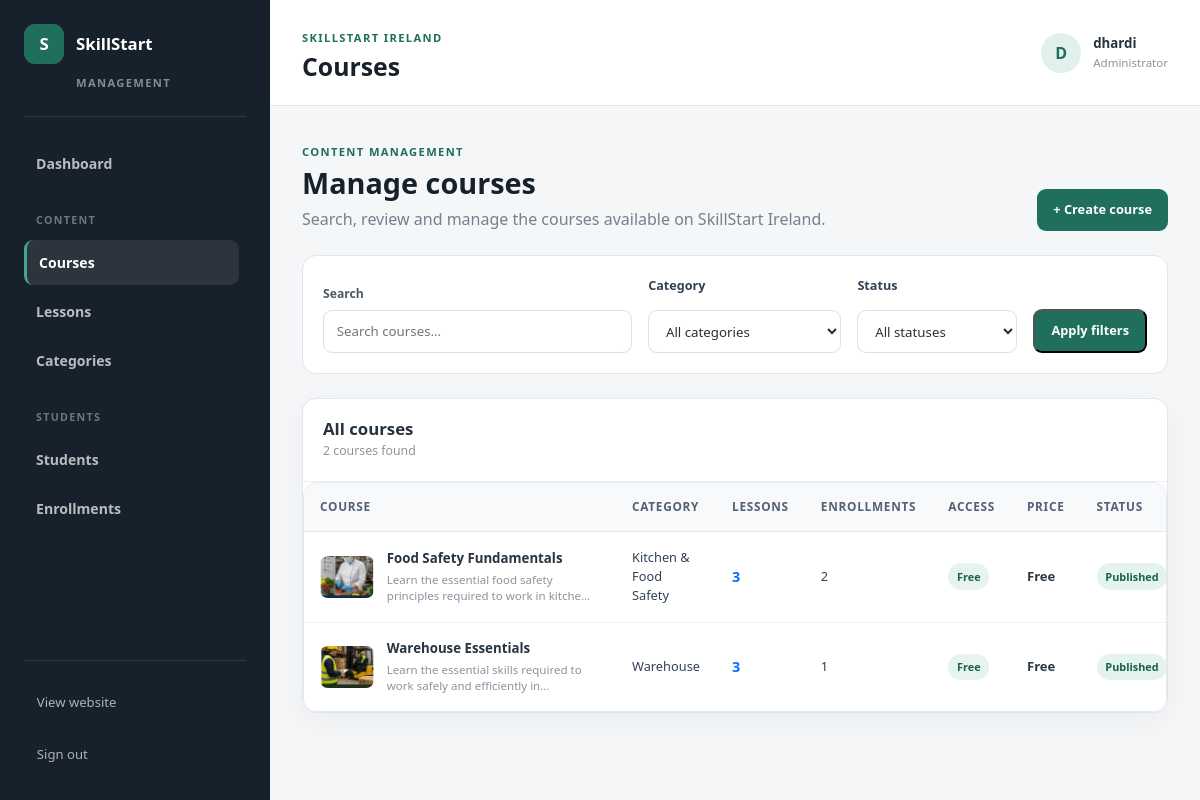
Page /management/courses/ (signed in) on the committed database.
### courses/models.py (models this page shows, shortened)
class Course(models.Model):
    category = models.ForeignKey(
        Category,
        on_delete=models.CASCADE,
        related_name="courses",
    )
    title = models.CharField(
        max_length=150,
    )
    description = models.TextField()
    slug = models.SlugField(
        max_length=170,
        unique=True,
    )
    image = models.ImageField(
        upload_to="courses/",
        blank=True,
        null=True,
    )
    is_free = models.BooleanField(
        default=True,
    )
    price = models.DecimalField(
        max_digits=8,
        decimal_places=2,
        default=0,
    )
    currency = models.CharField(
        max_length=3,
        default="EUR",
    )
    is_published = models.BooleanField(
        default=False,
    )
    created_at = models.DateTimeField(
        auto_now_add=True,
    )

class Category(models.Model):
    name = models.CharField(max_length=100)
    description = models.TextField(blank=True)
    slug = models.SlugField(max_length=120, unique=True)
    class Meta:
        verbose_name_plural = "Categories"

### admin_dashboard/views.py (the view)
@staff_member_required
def course_list(request):
    search_query = request.GET.get(
        "search",
        "",
    ).strip()
    selected_category = request.GET.get(
        "category",
        "",
    ).strip()
    selected_status = request.GET.get(
        "status",
        "",
    ).strip()
    courses = (
        Course.objects
        .select_related("category")
        .annotate(
            lesson_count=Count(
                "lessons",
                distinct=True,
            ),
            enrollment_count=Count(
                "enrollments",
                distinct=True,
            ),
        )
        .order_by("-created_at")
    )
    if search_query:
        courses = courses.filter(
            Q(title__icontains=search_query)
            | Q(description__icontains=search_query)
            | Q(category__name__icontains=search_query)
        )
    if selected_category:
        courses = courses.filter(
            category__slug=selected_category,
        )
    if selected_status == "published":
        courses = courses.filter(
            is_published=True,
        )
    elif selected_status == "draft":
        courses = courses.filter(
            is_published=False,
        )
    categories = Category.objects.order_by(
        "name",
    )
    context = {
        "courses": courses,
        "categories": categories,
        "search_query": search_query,
        "selected_category": selected_category,
        "selected_status": selected_status,
        "filtered_course_count": courses.count(),
    }
    return render(
        request,
        "admin_dashboard/course_list.html",
        context,
    )

### admin_dashboard/templates/admin_dashboard/course_list.html (shortened to what this page needs)
{% extends "admin_dashboard/base_admin.html" %}
{% block page_title %}
    Courses
{% endblock %}
{% block management_content %}
<section class="management-page-heading">
    <div>
        <span class="management-section-label">
            Content management
        </span>
        <h2>
            Manage courses
        </h2>
        <p>
            Search, review and manage the courses available
            on SkillStart Ireland.
        </p>
    </div>
    <a
        href="/admin/courses/course/add/"
        class="management-primary-button"
    >
        + Create course
    </a>
</section>
<section class="management-filter-panel">
    <form
        method="get"
        class="management-filter-form"
    >
        <div class="management-filter-search">
            <label for="course-search">
                Search
            </label>
            <input
                type="search"
                id="course-search"
                name="search"
                value="{{ search_query }}"
                placeholder="Search courses..."
            >
        </div>
        <div class="management-filter-group">
            <label for="course-category">
                Category
            </label>
            <select
                id="course-category"
                name="category"
            >
                <option value="">
                    All categories
                </option>
            </select>
        </div>
        <div class="management-filter-group">
            <label for="course-status">
                Status
            </label>
            <select
                id="course-status"
                name="status"
            >
                <option value="">
                    All statuses
                </option>
            </select>
        </div>
        <div class="management-filter-actions">
            <button
                type="submit"
                class="management-primary-button"
            >
                Apply filters
            </button>
        </div>
    </form>
</section>
<section class="management-list-section">
    <div class="management-list-heading">
        <div>
            <h3>
                All courses
            </h3>
            <p>
                {{ filtered_course_count }}
                course{{ filtered_course_count|pluralize }}
                found
            </p>
        </div>
    </div>
    {% if courses %}
        <div class="management-table-wrapper">
            <table class="management-table">
                <thead>
                    <tr>
                        <th>
                            Course
                        </th>
                        <th>
                            Category
                        </th>
                        <th>
                            Lessons
                        </th>
                        <th>
                            Enrollments
                        </th>
<th>
    Access
</th>
<th>
    Price
</th>
                        <th>
                            Status
                        </th>
                    </tr>
                </thead>
                <tbody>
                    {% for course in courses %}
                        <tr>
                            <td>
                                <div class="management-course-cell">
                                    <div class="management-course-image">
                                        {% if course.image %}
                                            <img
                                                src="{{ course.image.url }}"
                                                alt="{{ course.title }}"
                                            >
                                        {% else %}
                                            <span>
                                                {{ course.title|first|upper }}
                                            </span>
                                        {% endif %}
                                    </div>
                                    <div>
                                        <strong>
                                            {{ course.title }}
                                        </strong>
                                        <span>
                                            {{ course.description|truncatechars:70 }}
                                        </span>
                                    </div>
                                </div>
                            </td>
                            <td>
                                {{ course.category.name }}
                            </td>
                            <td>
                                {{ course.lesson_count }}
                            </td>
                            <td>
                                {{ course.enrollment_count }}
                            </td>
                            <td>
    {% if course.is_free %}
        <span
            class="
                management-status
                management-status-free
            "
        >
            Free
        </span>
    {% endif %}
</td>
<td>
    {% if course.is_free %}
        <strong class="management-course-price">
            Free
        </strong>
    {% else %}
        <strong class="management-course-price">
            €{{ course.price|floatformat:2 }}
        </strong>
    {% endif %}
</td>
                            <td>
                                {% if course.is_published %}
                                    <span class="management-status management-status-published">
                                        Published
                                    </span>
                                {% else %}
                                    <span class="management-status management-status-draft">
                                        Draft
                                    </span>
                                {% endif %}
                            </td>
                        </tr>
                    {% endfor %}
                </tbody>
            </table>
        </div>
    {% endif %}
</section>
{% endblock %}

### admin_dashboard/templates/admin_dashboard/base_admin.html (shortened to what this page needs)
{% load static %}
<!DOCTYPE html>
<html lang="en">
<head>
    <link
        href="https://cdn.jsdelivr.net/npm/bootstrap@5.3.3/dist/css/bootstrap.min.css"
        rel="stylesheet"
    >
    <link
        rel="stylesheet"
        href="{% static 'core/css/style.css' %}"
    >
</head>
<body class="management-body">
    <div class="management-layout">
        <aside class="management-sidebar">
            <div class="management-sidebar-header">
                <a
                    href="{% url 'admin_dashboard:dashboard' %}"
                    class="management-brand"
                >
                    <span class="management-brand-icon">
                        S
                    </span>
                    <span>
                        SkillStart
                    </span>
                </a>
                <span class="management-brand-label">
                    Management
                </span>
            </div>
            <nav class="management-navigation">
                <a
                    href="{% url 'admin_dashboard:dashboard' %}"
                    class="
                        management-navigation-link
                    "
                >
                    Dashboard
                </a>
                <span class="management-navigation-title">
                    Content
                </span>
                <a
                    href="{% url 'admin_dashboard:course_list' %}"
                    class="
                        management-navigation-link
                        {% if request.resolver_match.url_name == 'course_list' %}
                            active
                        {% endif %}
                    "
                >
                    Courses
                </a>
                <a
                    href="{% url 'admin_dashboard:lesson_list' %}"
                    class="
                        management-navigation-link
                    "
                >
                    Lessons
                </a>
                <a
                    href="#"
                    class="management-navigation-link"
                >
                    Categories
                </a>
                <span class="management-navigation-title">
                    Students
                </span>
                <a
                    href="{% url 'admin_dashboard:student_list' %}"
                    class="
                        management-navigation-link
                    "
                >
                    Students
                </a>
                <a
                    href="{% url 'admin_dashboard:enrollment_list' %}"
                    class="
                        management-navigation-link
                    "
                >
                    Enrollments
                </a>
            </nav>
            <div class="management-sidebar-footer">
                <a
                    href="{% url 'home' %}"
                    class="management-site-link"
                >
                    View website
                </a>
                <form
                    method="post"
                    action="{% url 'accounts:logout' %}"
                >
                    <button
                        type="submit"
                        class="management-logout-button"
                    >
                        Sign out
                    </button>
                </form>
            </div>
        </aside>
        <main class="management-main">
            <header class="management-header">
                <div>
                    <span class="management-header-label">
                        SkillStart Ireland
                    </span>
                    <h1>
                        {% block page_title %}{% endblock %}
                    </h1>
                </div>
                <div class="management-user">
                    <div class="management-user-avatar">
                        {{ request.user.username|first|upper }}
                    </div>
                    <div>
                        <strong>
                            {{ request.user.get_full_name|default:request.user.username }}
                        </strong>
                        <span>
                            Administrator
                        </span>
                    </div>
                </div>
            </header>
            <div class="management-content">
                {% block management_content %}
                {% endblock %}
            </div>
        </main>
    </div>
</body>
</html>

### rows in the picture
Course: image (picture), title "Food Safety Fundamentals", description "Learn the essential food safety principles required to work in kitche…", category.name "Kitchen & Food Safety", lesson_count "3", enrollment_count "2", is_free "Free", is_published "Published"
Course: image (picture), title "Warehouse Essentials", description "Learn the essential skills required to work safely and efficiently in…", category.name "Warehouse", lesson_count "3", enrollment_count "1", is_free "Free", is_published "Published"

### other values in the picture
{{ request.user.username|first|upper }} "D"
{{ request.user.get_full_name|default:request.user.username }} "dhardi"
{{ filtered_course_count }} "2"
